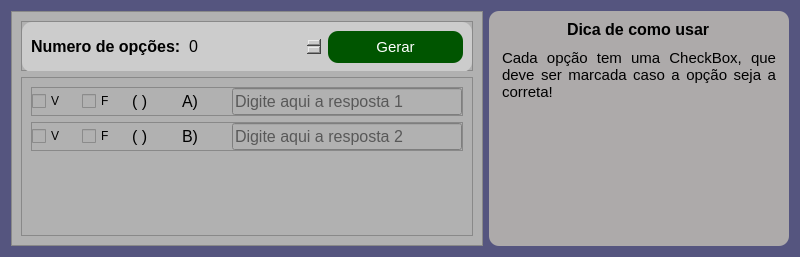
                   <widget class="QWidget" name="FCP_question_true_or_false">
                    <property name="minimumSize">
                     <size>
                      <width>800</width>
                      <height>0</height>
                     </size>
                    </property>
                    <property name="maximumSize">
                     <size>
                      <width>1000</width>
                      <height>16777215</height>
                     </size>
                    </property>
                    <property name="styleSheet">
                     <string notr="true">background-color: rgb(85, 85, 127);</string>
                    </property>
                    <layout class="QHBoxLayout" name="horizontalLayout_53">
                     <item>
                      <widget class="QFrame" name="FCP_ct_6">
                       <property name="styleSheet">
                        <string notr="true">background-color: rgb(177, 177, 177);
color: rgb(0, 0, 0);</string>
                       </property>
                       <property name="frameShape">
                        <enum>QFrame::Shape::StyledPanel</enum>
                       </property>
                       <property name="frameShadow">
                        <enum>QFrame::Shadow::Raised</enum>
                       </property>
                       <layout class="QVBoxLayout" name="verticalLayout_32">
                        <item>
                         <widget class="QFrame" name="FCP_objetiva_ct">
                          <property name="minimumSize">
                           <size>
                            <width>50</width>
                            <height>0</height>
                           </size>
                          </property>
                          <property name="maximumSize">
                           <size>
                            <width>16777215</width>
                            <height>50</height>
                           </size>
                          </property>
                          <property name="frameShape">
                           <enum>QFrame::Shape::StyledPanel</enum>
                          </property>
                          <property name="frameShadow">
                           <enum>QFrame::Shadow::Raised</enum>
                          </property>
                          <layout class="QHBoxLayout" name="horizontalLayout_55">
                           <property name="spacing">
                            <number>0</number>
                           </property>
                           <property name="leftMargin">
                            <number>0</number>
                           </property>
                           <property name="topMargin">
                            <number>0</number>
                           </property>
                           <property name="rightMargin">
                            <number>0</number>
                           </property>
                           <property name="bottomMargin">
                            <number>0</number>
                           </property>
                           <item>
                            <widget class="QFrame" name="FCP_objetiva_ct_7">
                             <property name="minimumSize">
                              <size>
                               <width>0</width>
                               <height>50</height>
                              </size>
                             </property>
                             <property name="maximumSize">
                              <size>
                               <width>16777215</width>
                               <height>50</height>
                              </size>
                             </property>
                             <property name="styleSheet">
                              <string notr="true">background-color: rgb(177, 177, 177);
background-color: rgb(204, 204, 204);
border-radius: 10px;</string>
                             </property>
                             <property name="frameShape">
                              <enum>QFrame::Shape::StyledPanel</enum>
                             </property>
                             <property name="frameShadow">
                              <enum>QFrame::Shadow::Raised</enum>
                             </property>
                             <layout class="QHBoxLayout" name="horizontalLayout_54">
                              <item>
                               <widget class="QLabel" name="FCP_objetiva_label_tipo_pergunta_3">
                                <property name="styleSheet">
                                 <string notr="true">font: 12pt;
color: rgb(0, 0, 0);</string>
                                </property>
                                <property name="text">
                                 <string>&lt;html&gt;&lt;head/&gt;&lt;body&gt;&lt;p&gt;&lt;span style=&quot; font-weight:700;&quot;&gt;Numero de opções:&lt;/span&gt;&lt;/p&gt;&lt;/body&gt;&lt;/html&gt;</string>
                                </property>
                               </widget>
                              </item>
                              <item>
                               <widget class="QSpinBox" name="FCP_objetiva_spinBox_qtd_op_2">
                                <property name="styleSheet">
                                 <string notr="true">font: 12pt;
color: rgb(0, 0, 0);</string>
                                </property>
                               </widget>
                              </item>
                              <item>
                               <widget class="QPushButton" name="FCP_objetiva_btn_gerar_op_2">
                                <property name="font">
                                 <font>
                                  <pointsize>11</pointsize>
                                 </font>
                                </property>
                                <property name="styleSheet">
                                 <string notr="true">QPushButton{
  width: 100%;
    /* Para centralizar o texto dentro do botão */
    text-align: center;
    padding: 10px;
    color: white;
    border-radius: 10px;
    border: none; /* Opcional: Remove bordas padrão, se necessário */
	color: white;
	border-radius: 10px;
	background-color: rgb(0, 85, 0);


	
}

QPushButton::hover{
	
	
	background-color: rgb(0, 121, 0);
}

QPushButton::pressed{
	

	background-color: rgb(0, 58, 0);
}






</string>
                                </property>
                                <property name="text">
                                 <string>Gerar</string>
                                </property>
                               </widget>
                              </item>
                             </layout>
                            </widget>
                           </item>
                          </layout>
                         </widget>
                        </item>
                        <item>
                         <widget class="QFrame" name="frame_2">
                          <property name="frameShape">
                           <enum>QFrame::Shape::StyledPanel</enum>
                          </property>
                          <property name="frameShadow">
                           <enum>QFrame::Shadow::Raised</enum>
                          </property>
                          <layout class="QVBoxLayout" name="verticalLayout_33">
                           <item>
                            <widget class="QFrame" name="FCP_true_false_frame_op_A">
                             <property name="maximumSize">
                              <size>
                               <width>16777215</width>
                               <height>50</height>
                              </size>
                             </property>
                             <property name="frameShape">
                              <enum>QFrame::Shape::StyledPanel</enum>
                             </property>
                             <property name="frameShadow">
                              <enum>QFrame::Shadow::Raised</enum>
                             </property>
                             <layout class="QHBoxLayout" name="horizontalLayout_56">
                              <property name="spacing">
                               <number>0</number>
                              </property>
                              <property name="leftMargin">
                               <number>0</number>
                              </property>
                              <property name="topMargin">
                               <number>0</number>
                              </property>
                              <property name="rightMargin">
                               <number>0</number>
                              </property>
                              <property name="bottomMargin">
                               <number>0</number>
                              </property>
                              <item>
                               <widget class="QCheckBox" name="FCP_true_false_checkBox_resposta_certa_A_V">
                                <property name="minimumSize">
                                 <size>
                                  <width>50</width>
                                  <height>0</height>
                                 </size>
                                </property>
                                <property name="maximumSize">
                                 <size>
                                  <width>50</width>
                                  <height>16777215</height>
                                 </size>
                                </property>
                                <property name="text">
                                 <string>V</string>
                                </property>
                               </widget>
                              </item>
                              <item>
                               <widget class="QCheckBox" name="FCP_true_false_checkBox_resposta_certa_A_F">
                                <property name="minimumSize">
                                 <size>
                                  <width>50</width>
                                  <height>0</height>
                                 </size>
                                </property>
                                <property name="maximumSize">
                                 <size>
                                  <width>50</width>
                                  <height>16777215</height>
                                 </size>
                                </property>
                                <property name="text">
                                 <string>F</string>
                                </property>
                               </widget>
                              </item>
                              <item>
                               <widget class="QLabel" name="FCP_true_false_parentese_A">
                                <property name="minimumSize">
                                 <size>
                                  <width>50</width>
                                  <height>0</height>
                                 </size>
                                </property>
                                <property name="text">
                                 <string>&lt;html&gt;&lt;head/&gt;&lt;body&gt;&lt;p&gt;&lt;span style=&quot; font-size:12pt;&quot;&gt;(  )&lt;/span&gt;&lt;/p&gt;&lt;/body&gt;&lt;/html&gt;</string>
                                </property>
                               </widget>
                              </item>
                              <item>
                               <widget class="QLabel" name="FCP_true_false_op_A">
                                <property name="minimumSize">
                                 <size>
                                  <width>50</width>
                                  <height>0</height>
                                 </size>
                                </property>
                                <property name="text">
                                 <string>&lt;html&gt;&lt;head/&gt;&lt;body&gt;&lt;p&gt;&lt;span style=&quot; font-size:12pt;&quot;&gt;A)&lt;/span&gt;&lt;/p&gt;&lt;/body&gt;&lt;/html&gt;</string>
                                </property>
                               </widget>
                              </item>
                              <item>
                               <widget class="QLineEdit" name="FCP_true_false_lineEdit_text_op_A">
                                <property name="styleSheet">
                                 <string notr="true">font: 12pt;</string>
                                </property>
                                <property name="placeholderText">
                                 <string>Digite aqui a resposta 1</string>
                                </property>
                               </widget>
                              </item>
                             </layout>
                            </widget>
                           </item>
                           <item>
                            <widget class="QFrame" name="FCP_true_false_frame_op_B">
                             <property name="maximumSize">
                              <size>
                               <width>16777215</width>
                               <height>50</height>
                              </size>
                             </property>
                             <property name="frameShape">
                              <enum>QFrame::Shape::StyledPanel</enum>
                             </property>
                             <property name="frameShadow">
                              <enum>QFrame::Shadow::Raised</enum>
                             </property>
                             <layout class="QHBoxLayout" name="horizontalLayout_59">
                              <property name="spacing">
                               <number>0</number>
                              </property>
                              <property name="leftMargin">
                               <number>0</number>
                              </property>
                              <property name="topMargin">
                               <number>0</number>
                              </property>
                              <property name="rightMargin">
                               <number>0</number>
                              </property>
                              <property name="bottomMargin">
                               <number>0</number>
                              </property>
                              <item>
                               <widget class="QCheckBox" name="FCP_true_false_checkBox_resposta_certa_B_V">
                                <property name="minimumSize">
                                 <size>
                                  <width>50</width>
                                  <height>0</height>
                                 </size>
                                </property>
                                <property name="maximumSize">
                                 <size>
                                  <width>50</width>
                                  <height>16777215</height>
                                 </size>
                                </property>
                                <property name="text">
                                 <string>V</string>
                                </property>
                               </widget>
                              </item>
                              <item>
                               <widget class="QCheckBox" name="FCP_true_false_checkBox_resposta_certa_B_F">
                                <property name="minimumSize">
                                 <size>
                                  <width>50</width>
                                  <height>0</height>
                                 </size>
                                </property>
                                <property name="maximumSize">
                                 <size>
                                  <width>50</width>
                                  <height>16777215</height>
                                 </size>
                                </property>
                                <property name="text">
                                 <string>F</string>
                                </property>
                               </widget>
                              </item>
                              <item>
                               <widget class="QLabel" name="FCP_true_false_parentese_B">
                                <property name="minimumSize">
                                 <size>
                                  <width>50</width>
                                  <height>0</height>
                                 </size>
                                </property>
                                <property name="text">
                                 <string>&lt;html&gt;&lt;head/&gt;&lt;body&gt;&lt;p&gt;&lt;span style=&quot; font-size:12pt;&quot;&gt;(  )&lt;/span&gt;&lt;/p&gt;&lt;/body&gt;&lt;/html&gt;</string>
                                </property>
                               </widget>
                              </item>
                              <item>
                               <widget class="QLabel" name="FCP_true_false_op_B">
                                <property name="minimumSize">
                                 <size>
                                  <width>50</width>
                                  <height>0</height>
                                 </size>
                                </property>
                                <property name="text">
                                 <string>&lt;html&gt;&lt;head/&gt;&lt;body&gt;&lt;p&gt;&lt;span style=&quot; font-size:12pt;&quot;&gt;B)&lt;/span&gt;&lt;/p&gt;&lt;/body&gt;&lt;/html&gt;</string>
                                </property>
                               </widget>
                              </item>
                              <item>
                               <widget class="QLineEdit" name="FCP_true_false_lineEdit_text_op_B">
                                <property name="styleSheet">
                                 <string notr="true">font: 12pt;</string>
                                </property>
                                <property name="placeholderText">
                                 <string>Digite aqui a resposta 2</string>
                                </property>
                               </widget>
                              </item>
                             </layout>
                            </widget>
                           </item>
                           <item>
                            <spacer name="verticalSpacer_3">
                             <property name="orientation">
                              <enum>Qt::Orientation::Vertical</enum>
                             </property>
                             <property name="sizeHint" stdset="0">
                              <size>
                               <width>20</width>
                               <height>40</height>
                              </size>
                             </property>
                            </spacer>
                           </item>
                          </layout>
                         </widget>
                        </item>
                       </layout>
                      </widget>
                     </item>
                     <item>
                      <widget class="QFrame" name="FCP_true_false_frame_DICA">
                       <property name="maximumSize">
                        <size>
                         <width>300</width>
                         <height>16777215</height>
                        </size>
                       </property>
                       <property name="styleSheet">
                        <string notr="true">background-color: #ADAAAA;
margin: 0;
color: #000;
border-radius: 10px;</string>
                       </property>
                       <property name="frameShape">
                        <enum>QFrame::Shape::StyledPanel</enum>
                       </property>
                       <property name="frameShadow">
                        <enum>QFrame::Shadow::Raised</enum>
                       </property>
                       <layout class="QVBoxLayout" name="verticalLayout_30">
                        <item alignment="Qt::AlignmentFlag::AlignHCenter|Qt::AlignmentFlag::AlignTop">
                         <widget class="QLabel" name="FCP_objetiva_label_dica">
                          <property name="text">
                           <string>&lt;html&gt;&lt;head/&gt;&lt;body&gt;&lt;p&gt;&lt;span style=&quot; font-size:12pt; font-weight:700;&quot;&gt;Dica de como usar&lt;/span&gt;&lt;/p&gt;&lt;/body&gt;&lt;/html&gt;</string>
                          </property>
                         </widget>
                        </item>
                        <item>
                         <widget class="QTextBrowser" name="FCP_objetiva_label_dica_text">
                          <property name="sizeAdjustPolicy">
                           <enum>QAbstractScrollArea::SizeAdjustPolicy::AdjustIgnored</enum>
                          </property>
                          <property name="readOnly">
                           <bool>true</bool>
                          </property>
                          <property name="html">
                           <string>&lt;!DOCTYPE HTML PUBLIC &quot;-//W3C//DTD HTML 4.0//EN&quot; &quot;http://www.w3.org/TR/REC-html40/strict.dtd&quot;&gt;
&lt;html&gt;&lt;head&gt;&lt;meta name=&quot;qrichtext&quot; content=&quot;1&quot; /&gt;&lt;meta charset=&quot;utf-8&quot; /&gt;&lt;style type=&quot;text/css&quot;&gt;
p, li { white-space: pre-wrap; }
hr { height: 1px; border-width: 0; }
li.unchecked::marker { content: &quot;\2610&quot;; }
li.checked::marker { content: &quot;\2612&quot;; }
&lt;/style&gt;&lt;/head&gt;&lt;body style=&quot; font-family:'Segoe UI'; font-size:9pt; font-weight:400; font-style:normal;&quot;&gt;
&lt;p align=&quot;justify&quot; style=&quot; margin-top:12px; margin-bottom:12px; margin-left:0px; margin-right:0px; -qt-block-indent:0; text-indent:0px;&quot;&gt;&lt;span style=&quot; font-size:11pt;&quot;&gt;Cada opção tem uma CheckBox, que deve ser marcada caso a opção seja a correta!&lt;/span&gt;&lt;/p&gt;&lt;/body&gt;&lt;/html&gt;</string>
                          </property>
                         </widget>
                        </item>
                       </layout>
                      </widget>
                     </item>
                    </layout>
                   </widget>
